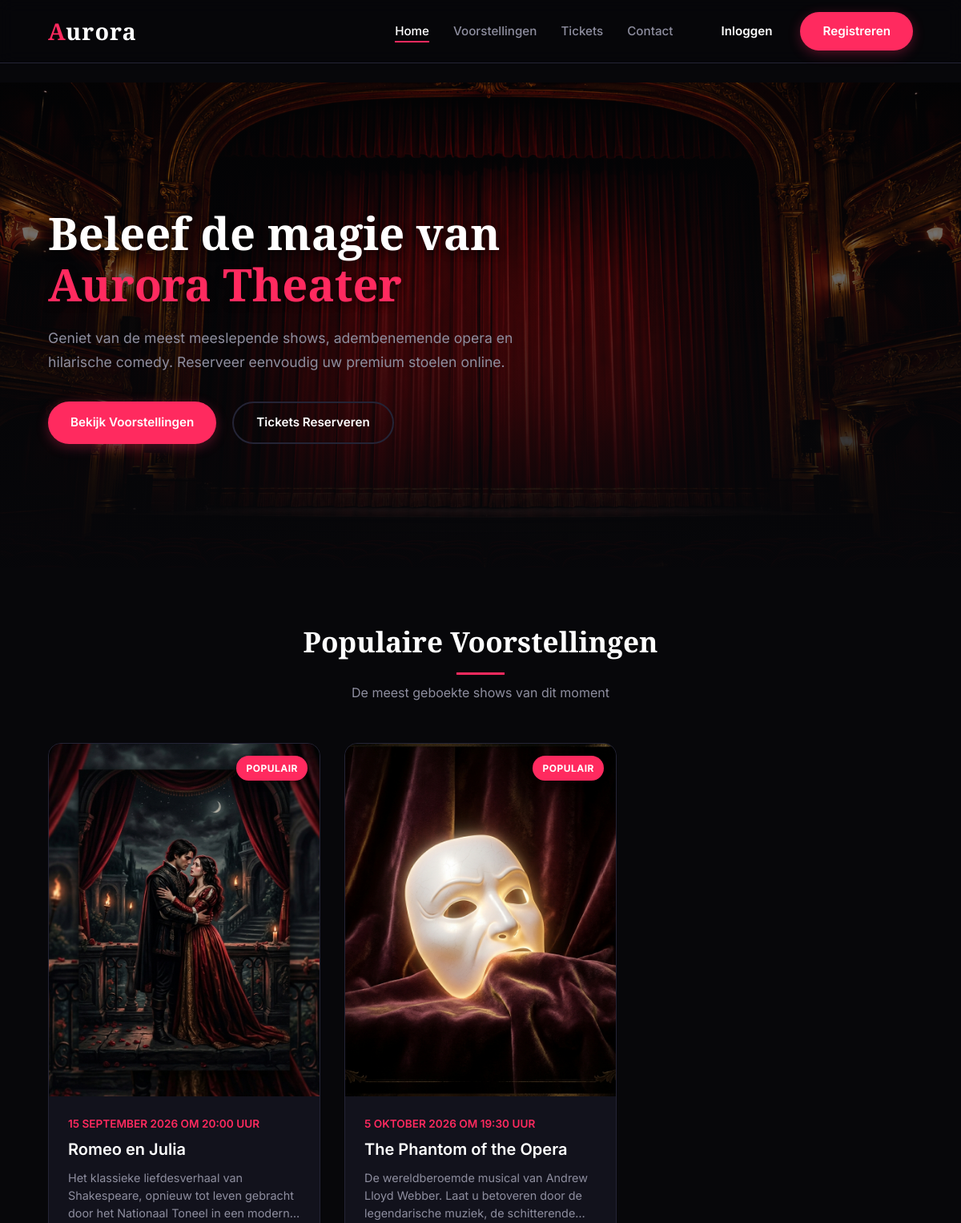
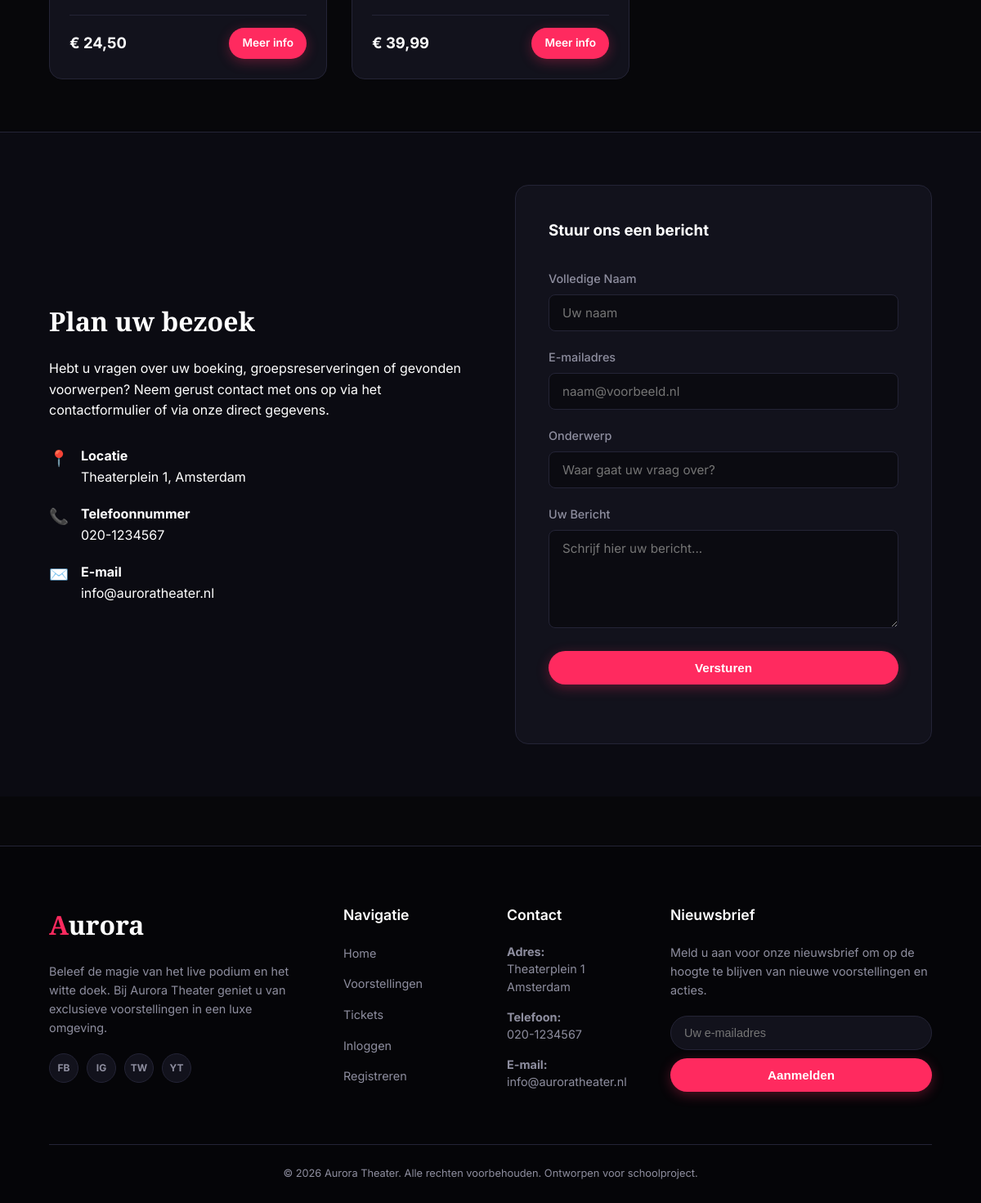
The page / on the database its author committed (2 pictures, top to bottom).
### tables this page shows
CREATE TABLE `voorstellingen` (
  `id` INT AUTO_INCREMENT PRIMARY KEY,
  `titel` VARCHAR(255) NOT NULL,
  `beschrijving` TEXT NOT NULL,
  `afbeelding` VARCHAR(255) NOT NULL,  
  `datum_tijd` DATETIME NOT NULL,
  `zaal` VARCHAR(50) NOT NULL,
  `prijs` DECIMAL(5,2) NOT NULL,
  `beschikbare_plaatsen` INT NOT NULL,
  `max_plaatsen` INT NOT NULL,
  `populair` TINYINT(1) DEFAULT 0,
  `gemaakt_op` TIMESTAMP DEFAULT CURRENT_TIMESTAMP
);

CREATE TABLE `instellingen` (
  `id` INT AUTO_INCREMENT PRIMARY KEY,
  `sleutel` VARCHAR(50) UNIQUE NOT NULL,
  `waarde` TEXT NOT NULL,
  `beschrijving` VARCHAR(255) DEFAULT NULL
);

### includes/functions.php (called while the page is built, shortened)
<?php
function sanitize($data) {
    return htmlspecialchars(trim($data), ENT_QUOTES, 'UTF-8');
}
function getRootUrl() {
    $script_dir = str_replace('\\', '/', dirname($_SERVER['SCRIPT_NAME']));
    $admin_pos = strpos($script_dir, '/admin/');
    return $script_dir;
}
function getSetting($sleutel, $default = '') {
    global $conn;
    $waarde = $default;
    $query = "SELECT waarde FROM instellingen WHERE sleutel = ? LIMIT 1";
    if ($stmt = $conn->prepare($query)) {
        $stmt->bind_param('s', $sleutel);
        if ($stmt->execute()) {
            $result = $stmt->get_result();
            if ($result && $row = $result->fetch_assoc()) {
                $waarde = $row['waarde'];
            }
        }
    }
    return $waarde;
}
function formatteerDatum($datetime, $showTime = true) {
    $timestamp = strtotime($datetime);
    $maanden = [
        1 => 'januari', 'februari', 'maart', 'april', 'mei', 'juni',
        'juli', 'augustus', 'september', 'oktober', 'november', 'december'
    ];
    $dag = date('j', $timestamp);
    $maandNummer = date('n', $timestamp);
    $jaar = date('Y', $timestamp);
    $geformatteerd = "{$dag} {$maanden[$maandNummer]} {$jaar}";
    if ($showTime) {
        $tijd = date('H:i', $timestamp);
        $geformatteerd .= " om {$tijd} uur";
    }
    return $geformatteerd;
}
function formatteerGeld($bedrag) {
    return '€ ' . number_format((float)$bedrag, 2, ',', '.');
}

### index.php (the view, shortened to what this page needs)
<?php
include 'includes/header.php';
?>
<section class="hero">
    <div class="container">
        <div class="hero-content">
            <h2>
                Beleef de magie van<br>
                <span>Aurora Theater</span>
            </h2>
            <p>
                Geniet van de meest meeslepende shows, adembenemende opera en hilarische comedy. Reserveer eenvoudig uw premium stoelen online.
            </p>
            <div class="hero-buttons">
                <a href="voorstellingen.php" class="btn-primary">Bekijk Voorstellingen</a>
                <a href="tickets.php" class="btn-secondary">Tickets Reserveren</a>
            </div>
        </div>
    </div>
</section>
<section class="py-5">
    <div class="container">
        <div class="text-center">
            <h2 class="section-title">Populaire Voorstellingen</h2>
            <p class="section-subtitle">De meest geboekte shows van dit moment</p>
        </div>
        <?php
        $shows_query = "SELECT * FROM voorstellingen WHERE populair = 1 AND datum_tijd >= NOW() ORDER BY datum_tijd ASC LIMIT 3";
        $result = $conn->query($shows_query);
        if ($result && $result->num_rows > 0):
        ?>
            <div class="shows-grid">
                <?php while($show = $result->fetch_assoc()): ?>
                    <article class="show-card">
                        <div class="card-img-wrapper">
                            <?php
                            $img_path = sanitize($show['afbeelding']);
                            ?>
                            <img src="<?php echo $img_path; ?>" alt="<?php echo sanitize($show['titel']); ?>" class="card-img">
                            <span class="badge-populair">POPULAIR</span>
                        </div>
                        <div class="card-content">
                            <div class="card-date"><?php echo formatteerDatum($show['datum_tijd']); ?></div>
                            <h3 class="card-title"><?php echo sanitize($show['titel']); ?></h3>
                            <p class="card-desc"><?php echo sanitize($show['beschrijving']); ?></p>
                            <div class="card-footer">
                                <span class="card-price"><?php echo formatteerGeld($show['prijs']); ?></span>
                                <a href="voorstellingen.php?id=<?php echo $show['id']; ?>" class="btn-primary btn-card">Meer info</a>
                            </div>
                        </div>
                    </article>
                <?php endwhile; ?>
            </div>
        <?php endif; ?>
    </div>
</section>
<section class="py-5 contact-section" id="contact">
    <div class="container contact-grid">
        <div class="contact-info-panel">
            <h3>Plan uw bezoek</h3>
            <p>Hebt u vragen over uw boeking, groepsreserveringen of gevonden voorwerpen? Neem gerust contact met ons op via het contactformulier of via onze direct gegevens.</p>
            <div class="contact-info-list">
                <div class="contact-info-item">
                    <span class="icon">📍</span>
                    <div>
                        <strong>Locatie</strong><br>
                        <?php echo sanitize(getSetting('adres_straat', 'Theaterplein 1')); ?>, <?php echo sanitize(getSetting('adres_stad', 'Amsterdam')); ?>
                    </div>
                </div>
                <div class="contact-info-item">
                    <span class="icon">📞</span>
                    <div>
                        <strong>Telefoonnummer</strong><br>
                        <?php echo sanitize(getSetting('contact_telefoon', '020-1234567')); ?>
                    </div>
                </div>
                <div class="contact-info-item">
                    <span class="icon">✉️</span>
                    <div>
                        <strong>E-mail</strong><br>
                        <?php echo sanitize(getSetting('contact_email', 'info@auroratheater.nl')); ?>
                    </div>
                </div>
            </div>
        </div>
        <div class="contact-form-panel">
            <h3>Stuur ons een bericht</h3>
            <form action="index.php" method="POST" class="my-4">
                <div class="form-group">
                    <label for="naam">Volledige Naam</label>
                    <input type="text" id="naam" name="naam" class="form-control" placeholder="Uw naam" required>
                </div>
                <div class="form-group">
                    <label for="email">E-mailadres</label>
                    <input type="email" id="email" name="email" class="form-control" placeholder="naam@voorbeeld.nl" required>
                </div>
                <div class="form-group">
                    <label for="onderwerp">Onderwerp</label>
                    <input type="text" id="onderwerp" name="onderwerp" class="form-control" placeholder="Waar gaat uw vraag over?" required>
                </div>
                <div class="form-group">
                    <label for="bericht">Uw Bericht</label>
                    <textarea id="bericht" name="bericht" class="form-control" placeholder="Schrijf hier uw bericht..." required></textarea>
                </div>
                <button type="submit" name="action" value="contact_submit" class="btn-primary" style="width: 100%;">
                    <span>Versturen</span>
                </button>
            </form>
        </div>
    </div>
</section>
<?php
include 'includes/footer.php';
?>

### includes/footer.php (shortened to what this page needs)
    <footer class="site-footer">
        <div class="footer-content container">
            <div class="footer-col brand-col">
                <h3 class="footer-logo"><span class="logo-accent">A</span>urora</h3>
                <p class="brand-desc">
                    Beleef de magie van het live podium en het witte doek. Bij Aurora Theater geniet u van exclusieve voorstellingen in een luxe omgeving.
                </p>
                <div class="socials">
                    <a href="#" aria-label="Facebook"><span>FB</span></a>
                    <a href="#" aria-label="Instagram"><span>IG</span></a>
                    <a href="#" aria-label="Twitter"><span>TW</span></a>
                    <a href="#" aria-label="YouTube"><span>YT</span></a>
                </div>
            </div>
            <div class="footer-col links-col">
                <h4>Navigatie</h4>
                <ul>
                    <li><a href="<?php echo getRootUrl(); ?>index.php">Home</a></li>
                    <li><a href="<?php echo getRootUrl(); ?>voorstellingen.php">Voorstellingen</a></li>
                    <li><a href="<?php echo getRootUrl(); ?>tickets.php">Tickets</a></li>
                    <li><a href="<?php echo getRootUrl(); ?>login.php">Inloggen</a></li>
                    <li><a href="<?php echo getRootUrl(); ?>register.php">Registreren</a></li>
                </ul>
            </div>
            <div class="footer-col contact-col" id="footer-contact">
                <h4>Contact</h4>
                <p>
                    <strong>Adres:</strong><br>
                    <?php echo sanitize(getSetting('adres_straat', 'Theaterplein 1')); ?><br>
                    <?php echo sanitize(getSetting('adres_stad', 'Amsterdam')); ?>
                </p>
                <p>
                    <strong>Telefoon:</strong><br>
                    <?php echo sanitize(getSetting('contact_telefoon', '020-1234567')); ?>
                </p>
                <p>
                    <strong>E-mail:</strong><br>
                    <a href="mailto:<?php echo sanitize(getSetting('contact_email', 'info@auroratheater.nl')); ?>">
                        <?php echo sanitize(getSetting('contact_email', 'info@auroratheater.nl')); ?>
                    </a>
                </p>
            </div>
            <div class="footer-col newsletter-col">
                <h4>Nieuwsbrief</h4>
                <p>Meld u aan voor onze nieuwsbrief om op de hoogte te blijven van nieuwe voorstellingen en acties.</p>
                <form action="<?php echo getRootUrl(); ?>index.php" method="POST" class="newsletter-form">
                    <input type="email" name="newsletter_email" placeholder="Uw e-mailadres" required aria-label="E-mailadres voor nieuwsbrief">
                    <button type="submit" name="action" value="newsletter_subscribe" class="btn-primary btn-newsletter">
                        <span>Aanmelden</span>
                    </button>
                </form>
            </div>
        </div>
        <div class="footer-bottom container">
            <p>&copy; <?php echo date('Y'); ?> Aurora Theater. Alle rechten voorbehouden. Ontworpen voor schoolproject.</p>
        </div>
    </footer>
</body>
</html>

### rows shown on the page
voorstellingen: afbeelding (picture), datum_tijd "15 SEPTEMBER 2026 OM 20:00 UUR", titel "Romeo en Julia", beschrijving "Het klassieke liefdesverhaal van Shakespeare, opnieuw tot leven gebracht door het Nationaal Toneel in een…", prijs "€ 24,50"
voorstellingen: afbeelding (picture), datum_tijd "5 OKTOBER 2026 OM 19:30 UUR", titel "The Phantom of the Opera", beschrijving "De wereldberoemde musical van Andrew Lloyd Webber. Laat u betoveren door de legendarische muziek, de…", prijs "€ 39,99"
instellingen: waarde "Theaterplein 1"
instellingen: waarde "Amsterdam"
instellingen: waarde "020-1234567"
instellingen: waarde "info@auroratheater.nl"
